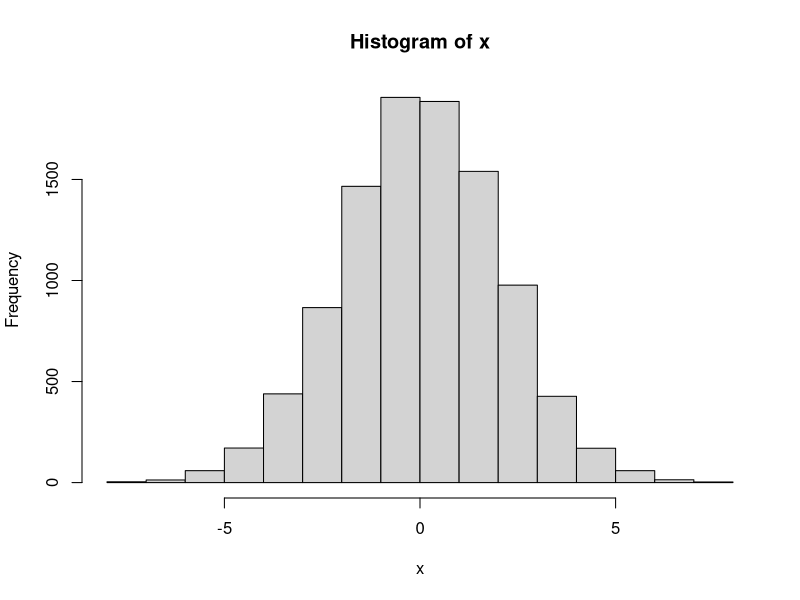

Write the R code that produced this figure.
## ---- chunk 1
f0 <- function() {
}
## ---- chunk 2
f0()
## ---- chunk 3
f1 <- function() {
"hello"
  }
## ---- chunk 4
f1()
## ---- chunk 5
f2 <- function(x) {
x
  }
## ---- chunk 6
x <- 1:6
f2(x)
## ---- chunk 7
x <- "hello"
f2(x)
## ---- chunk 8
f3 <- function(x="no argument!") {
x
  }
## ---- chunk 9
x <- 1:6
f3(x)
## ---- chunk 10
f3()
## ---- chunk 11
f4 <- function( x ){
  sqrt(sum((x-mean(x))^2)/(length(x)-1))
}
## ---- chunk 12
x <- rnorm(10000, sd = 2)
hist(x)
f4(x)
sd(x)
## ---- chunk 13
f4 <- function(x = z) {
  z <- 100
  x
  }
## ---- chunk 14
f4(1)
## ---- chunk 15
f4()
